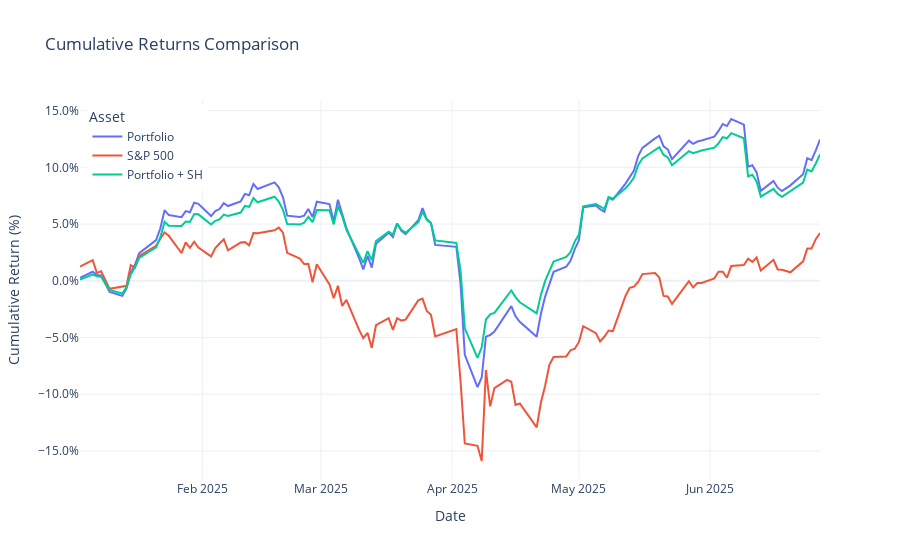

The notebook cell saved with this chart:
### Code cell
plot_cumulative_returns(results_df['Portfolio'], results_df['SP500'], results_df['Portfolio + SH'])
